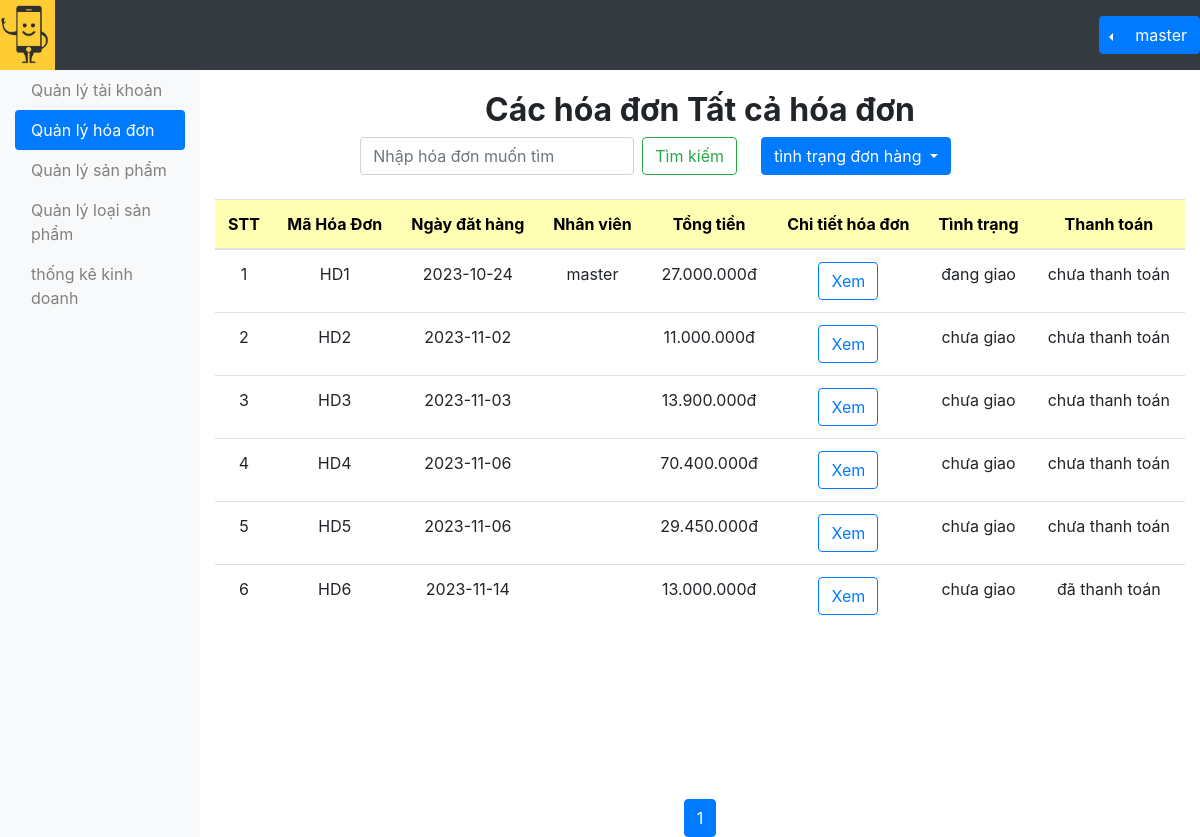
Page /quanlyhoadon.php (signed in) on the committed database.
### tables this page shows
CREATE TABLE `donhang` (
  `MaDonHang` int(100) NOT NULL,
  `MaHoaDon` varchar(10) NOT NULL,
  `TenKhachHang` varchar(30) NOT NULL,
  `SDTNguoiNhan` varchar(30) NOT NULL,
  `DiaChiGiaoHang` varchar(30) NOT NULL,
  `TenNguoiGiaoHang` varchar(30) NOT NULL,
  `TinhTrangDonHang` varchar(10) NOT NULL,
  `ngayhoanthanh` date NOT NULL DEFAULT current_timestamp(),
  `trangthaithanhtoan` varchar(30) NOT NULL DEFAULT 'chuathanhtoan'
);

CREATE TABLE `hoadon` (
  `MaHoaDon` varchar(10) NOT NULL,
  `NgayDatHang` date NOT NULL DEFAULT current_timestamp(),
  `Phuongthucnhahang` varchar(10) NOT NULL,
  `UserName` varchar(300) NOT NULL,
  `TongTien` varchar(30) NOT NULL,
  `PhiVanChuyen` varchar(30) NOT NULL
);

### config.php (called while the page is built, shortened)
<?php
$trangthaiDH = array(
    "chuagiao" => "chưa giao",
    "danggiao" => "đang giao",
    "bihuy" => "bị hủy",
    "danhan" => "đã nhận",
    "ht" => "hoàn thành",
    "chuanhan" => "chưa nhận",
    "khongnhan" => "không nhận"
);
$trangthaithanhtoan = array(
    "chuathanhtoan" => "chưa thanh toán",
    "dathanhtoan" => "đã thanh toán",
    "00" =>    "Giao dịch thành công",
    "07" =>    "Trừ tiền thành công. Giao dịch bị nghi ngờ (liên quan tới lừa đảo, giao dịch bất thường).",
    "09" =>    "Giao dịch không thành công do: Thẻ/Tài khoản của khách hàng chưa đăng ký dịch vụ InternetBanking tại ngân hàng.",
    "10" =>    "Giao dịch không thành công do: Khách hàng xác thực thông tin thẻ/tài khoản không đúng quá 3 lần",
    "11" =>    "Giao dịch không thành công do: Đã hết hạn chờ thanh toán. Xin quý khách vui lòng thực hiện lại giao dịch.",
    "12" =>    "Giao dịch không thành công do: Thẻ/Tài khoản của khách hàng bị khóa.",
    "13" =>    "Giao dịch không thành công do Quý khách nhập sai mật khẩu xác thực giao dịch (OTP). Xin quý khách vui lòng thực hiện lại giao dịch.",
    "24" =>    "Giao dịch không thành công do: Khách hàng hủy giao dịch",
    "51" =>    "Giao dịch không thành công do: Tài khoản của quý khách không đủ số dư để thực hiện giao dịch.",
    "65" =>    "Giao dịch không thành công do: Tài khoản của Quý khách đã vượt quá hạn mức giao dịch trong ngày.",
    "75" =>    "Ngân hàng thanh toán đang bảo trì.",
    "79" =>    "Giao dịch không thành công do: KH nhập sai mật khẩu thanh toán quá số lần quy định. Xin quý khách vui lòng thực hiện lại giao dịch",
    "99" =>    "Các lỗi khác (lỗi còn lại, không có trong danh sách mã lỗi đã liệt kê)"
);

### quanlyhoadon.php (the view, shortened to what this page needs)
<?php require("DataProvider.php");
session_start() ?>
<!DOCTYPE html>
<html>
<?php include("css.php") ?>
<?php
if (isset($_GET['tt'])) $tt = $_GET['tt'];
else $tt = '';
if (!isset($_GET["page"])) $page = 1;
else $page = $_GET["page"];
if ($page == "" || $page == "1") {
	$offset = 0;
} else {
	$offset = ($page * 10) - 10;
}
$pageNum = 1;
?>
<body>
	<?php
	include("./naviagte.php");
	?>
	<div class="d-flex flex-wrap">
		<?php include("./headerAdmin.php"); ?>
		<div class="col-md-9 ml-sm-auto col-lg-10 pt-3">
			<h2 style="text-align: center; font-weight: bold; padding-top: 5px">Các hóa đơn
				<?php
				if ($tt != "") {
					echo $trangthaiDH[$tt];
				} else {
					echo "Tất cả hóa đơn";
				} ?>
			</h2>
			<div class="row w-75 mx-auto mb-4">
				<form class="mx-4 form-inline my-2 my-lg-0" action='quanlyhoadon.php?action=quanlyhd' method='post'>
					<input class="form-control mr-sm-2" name="timhd" type="search" placeholder="Nhập hóa đơn muốn tìm" aria-label="Search" name="timhd">
					<input type="submit" class="btn btn-outline-success my-2 my-sm-0" value='Tìm kiếm'>
				</form>
				<div class="dropdown ">
					<button class="btn btn-primary dropdown-toggle" type="button" id="dropdownMenuButton1" data-bs-toggle="dropdown" aria-expanded="false">
						tình trạng đơn hàng
					</button>
				</div>
			</div>
			<div style="min-height: 600px;">
				<table class="table table-hover table-responsive-md ">
					<thead class="thead-dark">
						<tr>
							<th class="text-center" scope="col">STT</th>
							<th class="text-center" scope="col">Mã Hóa Đơn</th>
							<th class="text-center" scope="col">Ngày đăt hàng</th>
							<th class="text-center" scope="col">Nhân viên </th>
							<th class="text-center" scope="col">Tổng tiền</th>
							<th class="text-center" scope="col">Chi tiết hóa đơn</th>
							<th class="text-center" scope="col">Tình trạng </th>
							<th class="text-center" scope="col">Thanh toán</th>
						</tr>
					</thead>
					<tbody>
						<?php
						$sql = "";
						$limit = ' limit ' . $offset . ',10';
						if (isset($_POST['timhd'])) {
							$limit = "";
							$sql = "SELECT * FROM hoadon, donhang
									WHERE hoadon.MaHoaDon=donhang.MaHoaDon AND hoadon.MaHoaDon='" . $_POST['timhd'] . "'";
						} else {
							$sql = 'SELECT *
							FROM hoadon, donhang
							WHERE hoadon.MaHoaDon=donhang.MaHoaDon
							AND donhang.TinhTrangDonHang like "%' . $tt . '%"';
						}
						$sql1 = $sql . $limit;
						$result = mysqli_query($conn, $sql1);
						$i = 1;
						include("config.php");
						if (mysqli_num_rows($result) > 0) {
							while ($row = mysqli_fetch_array($result)) {
								$mahd = $row['MaHoaDon'];
								$ngaydat = $row['NgayDatHang'];
								$nhanvien = $row['TenNguoiGiaoHang'];
								$tongtien = $row['TongTien'] + $row['PhiVanChuyen'];
								$tinhtrang = $row['TinhTrangDonHang'];
								$thanhtoan=$row['trangthaithanhtoan'];
								echo '<tr>
								<td class="text-center">' . $i . '</td>
								<td class="text-center">' . $mahd . '</td>
								<td class="text-center">' . $ngaydat . '</td>
								<td class="text-center">' . $nhanvien . '</td>
								<td class="text-center">' . number_format($tongtien, '0', '.', '.') . 'đ</td>
								<td class="text-center"><a class="btn btn-outline-primary" href="chitiethoadonServer.php?mahd=' . $row['MaHoaDon'] . '">Xem</a></td>
								<td class="text-center"> ' . $trangthaiDH[$tinhtrang] . '</td>
								<td class="text-center"> ' . $trangthaithanhtoan[$thanhtoan] . '</td>
							</tr>';
								$i++;
							}
						}
						?>
						<?php
						if (isset($_POST['timhd'])) {
							$nav = " $page ";
						} else {
							$result = mysqli_query($conn, $sql);
							$numrows = mysqli_num_rows($result);
							$maxPage = ceil($numrows / 10);
							$maxPage = $numrows % 10 == 0 ? $maxPage : $maxPage + 1;
							$self = "quanlyhoadon.php?action=quanlyhd";
							$startPage = $pageNum <= 6 ? 1 : $pageNum - 6;
							$finshPage = $startPage + 10;
							$nav  = '';
							for ($page = $startPage; $page <= $finshPage  && $page < $maxPage; $page++) {
								if ($page == $pageNum)
									$nav .= "<span class='btn btn-primary'>" . $page . "</span>";
								else
									$nav .= '<a href=' . $self . '&page=' . $page . '&tt=' . $tt . ' class="so-trang">' . $page . '</a>';
							}
						}
						?>
					</tbody>
				</table>
			</div>
			<?php include("phantrang.php") ?>
		</div>
</body>

### rows in the picture
donhang: MaHoaDon "HD1", MaHoaDon.NgayDatHang "2023-10-24", TenNguoiGiaoHang "master", MaHoaDon.PhiVanChuyen "27.000.000", TinhTrangDonHang "đang giao", trangthaithanhtoan "chưa thanh toán"
donhang: MaHoaDon "HD2", MaHoaDon.NgayDatHang "2023-11-02", MaHoaDon.PhiVanChuyen "11.000.000", TinhTrangDonHang "chưa giao", trangthaithanhtoan "chưa thanh toán"
donhang: MaHoaDon "HD3", MaHoaDon.NgayDatHang "2023-11-03", MaHoaDon.PhiVanChuyen "13.900.000", TinhTrangDonHang "chưa giao", trangthaithanhtoan "chưa thanh toán"
donhang: MaHoaDon "HD4", MaHoaDon.NgayDatHang "2023-11-06", MaHoaDon.PhiVanChuyen "70.400.000", TinhTrangDonHang "chưa giao", trangthaithanhtoan "chưa thanh toán"
donhang: MaHoaDon "HD5", MaHoaDon.NgayDatHang "2023-11-06", MaHoaDon.PhiVanChuyen "29.450.000", TinhTrangDonHang "chưa giao", trangthaithanhtoan "chưa thanh toán"
donhang: MaHoaDon "HD6", MaHoaDon.NgayDatHang "2023-11-14", MaHoaDon.PhiVanChuyen "13.000.000", TinhTrangDonHang "chưa giao", trangthaithanhtoan "đã thanh toán"

### other values in the picture
$_SESSION['member'] "master"
